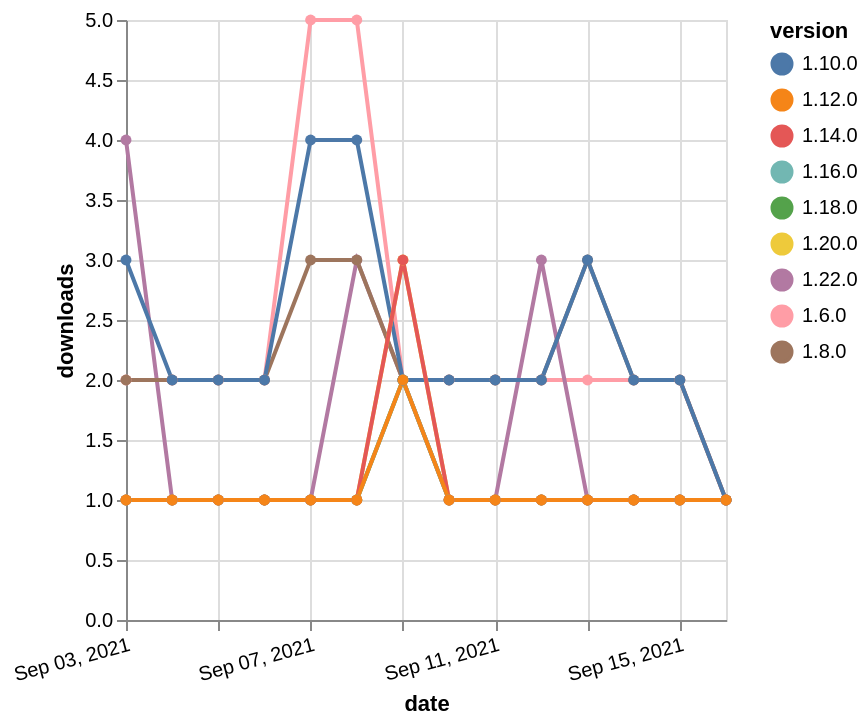

This figure's Vega-Lite source:
### Vega-Lite specification from a JSON file in a GitHub repository (floating-point values rounded to 4 significant figures)
{"$schema": "https://vega.github.io/schema/vega-lite/v5.json", "description": "A simple bar chart with embedded data.", "data": {"values": [{"date": "2021-09-03", "total": 3961, "delta": 2, "version": "1.6.0"}, {"date": "2021-09-04", "total": 3963, "delta": 2, "version": "1.6.0"}, {"date": "2021-09-05", "total": 3965, "delta": 2, "version": "1.6.0"}, {"date": "2021-09-06", "total": 3967, "delta": 2, "version": "1.6.0"}, {"date": "2021-09-07", "total": 3972, "delta": 5, "version": "1.6.0"}, {"date": "2021-09-08", "total": 3977, "delta": 5, "version": "1.6.0"}, {"date": "2021-09-09", "total": 3979, "delta": 2, "version": "1.6.0"}, {"date": "2021-09-10", "total": 3981, "delta": 2, "version": "1.6.0"}, {"date": "2021-09-11", "total": 3983, "delta": 2, "version": "1.6.0"}, {"date": "2021-09-12", "total": 3985, "delta": 2, "version": "1.6.0"}, {"date": "2021-09-13", "total": 3987, "delta": 2, "version": "1.6.0"}, {"date": "2021-09-14", "total": 3989, "delta": 2, "version": "1.6.0"}, {"date": "2021-09-15", "total": 3991, "delta": 2, "version": "1.6.0"}, {"date": "2021-09-16", "total": 3992, "delta": 1, "version": "1.6.0"}, {"date": "2021-09-03", "total": 182, "delta": 1, "version": "1.18.0"}, {"date": "2021-09-04", "total": 183, "delta": 1, "version": "1.18.0"}, {"date": "2021-09-05", "total": 184, "delta": 1, "version": "1.18.0"}, {"date": "2021-09-06", "total": 185, "delta": 1, "version": "1.18.0"}, {"date": "2021-09-07", "total": 186, "delta": 1, "version": "1.18.0"}, {"date": "2021-09-08", "total": 187, "delta": 1, "version": "1.18.0"}, {"date": "2021-09-09", "total": 189, "delta": 2, "version": "1.18.0"}, {"date": "2021-09-10", "total": 190, "delta": 1, "version": "1.18.0"}, {"date": "2021-09-11", "total": 191, "delta": 1, "version": "1.18.0"}, {"date": "2021-09-12", "total": 192, "delta": 1, "version": "1.18.0"}, {"date": "2021-09-13", "total": 193, "delta": 1, "version": "1.18.0"}, {"date": "2021-09-14", "total": 194, "delta": 1, "version": "1.18.0"}, {"date": "2021-09-15", "total": 195, "delta": 1, "version": "1.18.0"}, {"date": "2021-09-16", "total": 196, "delta": 1, "version": "1.18.0"}, {"date": "2021-09-03", "total": 142, "delta": 4, "version": "1.22.0"}, {"date": "2021-09-04", "total": 143, "delta": 1, "version": "1.22.0"}, {"date": "2021-09-05", "total": 144, "delta": 1, "version": "1.22.0"}, {"date": "2021-09-06", "total": 145, "delta": 1, "version": "1.22.0"}, {"date": "2021-09-07", "total": 146, "delta": 1, "version": "1.22.0"}, {"date": "2021-09-08", "total": 149, "delta": 3, "version": "1.22.0"}, {"date": "2021-09-09", "total": 151, "delta": 2, "version": "1.22.0"}, {"date": "2021-09-10", "total": 152, "delta": 1, "version": "1.22.0"}, {"date": "2021-09-11", "total": 153, "delta": 1, "version": "1.22.0"}, {"date": "2021-09-12", "total": 156, "delta": 3, "version": "1.22.0"}, {"date": "2021-09-13", "total": 157, "delta": 1, "version": "1.22.0"}, {"date": "2021-09-14", "total": 158, "delta": 1, "version": "1.22.0"}, {"date": "2021-09-15", "total": 159, "delta": 1, "version": "1.22.0"}, {"date": "2021-09-16", "total": 160, "delta": 1, "version": "1.22.0"}, {"date": "2021-09-03", "total": 2756, "delta": 2, "version": "1.8.0"}, {"date": "2021-09-04", "total": 2758, "delta": 2, "version": "1.8.0"}, {"date": "2021-09-05", "total": 2760, "delta": 2, "version": "1.8.0"}, {"date": "2021-09-06", "total": 2762, "delta": 2, "version": "1.8.0"}, {"date": "2021-09-07", "total": 2765, "delta": 3, "version": "1.8.0"}, {"date": "2021-09-08", "total": 2768, "delta": 3, "version": "1.8.0"}, {"date": "2021-09-09", "total": 2770, "delta": 2, "version": "1.8.0"}, {"date": "2021-09-10", "total": 2772, "delta": 2, "version": "1.8.0"}, {"date": "2021-09-11", "total": 2774, "delta": 2, "version": "1.8.0"}, {"date": "2021-09-12", "total": 2776, "delta": 2, "version": "1.8.0"}, {"date": "2021-09-13", "total": 2779, "delta": 3, "version": "1.8.0"}, {"date": "2021-09-14", "total": 2781, "delta": 2, "version": "1.8.0"}, {"date": "2021-09-15", "total": 2783, "delta": 2, "version": "1.8.0"}, {"date": "2021-09-16", "total": 2784, "delta": 1, "version": "1.8.0"}, {"date": "2021-09-03", "total": 2648, "delta": 3, "version": "1.10.0"}, {"date": "2021-09-04", "total": 2650, "delta": 2, "version": "1.10.0"}, {"date": "2021-09-05", "total": 2652, "delta": 2, "version": "1.10.0"}, {"date": "2021-09-06", "total": 2654, "delta": 2, "version": "1.10.0"}, {"date": "2021-09-07", "total": 2658, "delta": 4, "version": "1.10.0"}, {"date": "2021-09-08", "total": 2662, "delta": 4, "version": "1.10.0"}, {"date": "2021-09-09", "total": 2664, "delta": 2, "version": "1.10.0"}, {"date": "2021-09-10", "total": 2666, "delta": 2, "version": "1.10.0"}, {"date": "2021-09-11", "total": 2668, "delta": 2, "version": "1.10.0"}, {"date": "2021-09-12", "total": 2670, "delta": 2, "version": "1.10.0"}, {"date": "2021-09-13", "total": 2673, "delta": 3, "version": "1.10.0"}, {"date": "2021-09-14", "total": 2675, "delta": 2, "version": "1.10.0"}, {"date": "2021-09-15", "total": 2677, "delta": 2, "version": "1.10.0"}, {"date": "2021-09-16", "total": 2678, "delta": 1, "version": "1.10.0"}, {"date": "2021-09-03", "total": 215, "delta": 1, "version": "1.20.0"}, {"date": "2021-09-04", "total": 216, "delta": 1, "version": "1.20.0"}, {"date": "2021-09-05", "total": 217, "delta": 1, "version": "1.20.0"}, {"date": "2021-09-06", "total": 218, "delta": 1, "version": "1.20.0"}, {"date": "2021-09-07", "total": 219, "delta": 1, "version": "1.20.0"}, {"date": "2021-09-08", "total": 220, "delta": 1, "version": "1.20.0"}, {"date": "2021-09-09", "total": 223, "delta": 3, "version": "1.20.0"}, {"date": "2021-09-10", "total": 224, "delta": 1, "version": "1.20.0"}, {"date": "2021-09-11", "total": 225, "delta": 1, "version": "1.20.0"}, {"date": "2021-09-12", "total": 226, "delta": 1, "version": "1.20.0"}, {"date": "2021-09-13", "total": 227, "delta": 1, "version": "1.20.0"}, {"date": "2021-09-14", "total": 228, "delta": 1, "version": "1.20.0"}, {"date": "2021-09-15", "total": 229, "delta": 1, "version": "1.20.0"}, {"date": "2021-09-16", "total": 230, "delta": 1, "version": "1.20.0"}, {"date": "2021-09-03", "total": 206, "delta": 1, "version": "1.16.0"}, {"date": "2021-09-04", "total": 207, "delta": 1, "version": "1.16.0"}, {"date": "2021-09-05", "total": 208, "delta": 1, "version": "1.16.0"}, {"date": "2021-09-06", "total": 209, "delta": 1, "version": "1.16.0"}, {"date": "2021-09-07", "total": 210, "delta": 1, "version": "1.16.0"}, {"date": "2021-09-08", "total": 211, "delta": 1, "version": "1.16.0"}, {"date": "2021-09-09", "total": 213, "delta": 2, "version": "1.16.0"}, {"date": "2021-09-10", "total": 214, "delta": 1, "version": "1.16.0"}, {"date": "2021-09-11", "total": 215, "delta": 1, "version": "1.16.0"}, {"date": "2021-09-12", "total": 216, "delta": 1, "version": "1.16.0"}, {"date": "2021-09-13", "total": 217, "delta": 1, "version": "1.16.0"}, {"date": "2021-09-14", "total": 218, "delta": 1, "version": "1.16.0"}, {"date": "2021-09-15", "total": 219, "delta": 1, "version": "1.16.0"}, {"date": "2021-09-16", "total": 220, "delta": 1, "version": "1.16.0"}, {"date": "2021-09-03", "total": 371, "delta": 1, "version": "1.14.0"}, {"date": "2021-09-04", "total": 372, "delta": 1, "version": "1.14.0"}, {"date": "2021-09-05", "total": 373, "delta": 1, "version": "1.14.0"}, {"date": "2021-09-06", "total": 374, "delta": 1, "version": "1.14.0"}, {"date": "2021-09-07", "total": 375, "delta": 1, "version": "1.14.0"}, {"date": "2021-09-08", "total": 376, "delta": 1, "version": "1.14.0"}, {"date": "2021-09-09", "total": 379, "delta": 3, "version": "1.14.0"}, {"date": "2021-09-10", "total": 380, "delta": 1, "version": "1.14.0"}, {"date": "2021-09-11", "total": 381, "delta": 1, "version": "1.14.0"}, {"date": "2021-09-12", "total": 382, "delta": 1, "version": "1.14.0"}, {"date": "2021-09-13", "total": 383, "delta": 1, "version": "1.14.0"}, {"date": "2021-09-14", "total": 384, "delta": 1, "version": "1.14.0"}, {"date": "2021-09-15", "total": 385, "delta": 1, "version": "1.14.0"}, {"date": "2021-09-16", "total": 386, "delta": 1, "version": "1.14.0"}, {"date": "2021-09-03", "total": 271, "delta": 1, "version": "1.12.0"}, {"date": "2021-09-04", "total": 272, "delta": 1, "version": "1.12.0"}, {"date": "2021-09-05", "total": 273, "delta": 1, "version": "1.12.0"}, {"date": "2021-09-06", "total": 274, "delta": 1, "version": "1.12.0"}, {"date": "2021-09-07", "total": 275, "delta": 1, "version": "1.12.0"}, {"date": "2021-09-08", "total": 276, "delta": 1, "version": "1.12.0"}, {"date": "2021-09-09", "total": 278, "delta": 2, "version": "1.12.0"}, {"date": "2021-09-10", "total": 279, "delta": 1, "version": "1.12.0"}, {"date": "2021-09-11", "total": 280, "delta": 1, "version": "1.12.0"}, {"date": "2021-09-12", "total": 281, "delta": 1, "version": "1.12.0"}, {"date": "2021-09-13", "total": 282, "delta": 1, "version": "1.12.0"}, {"date": "2021-09-14", "total": 283, "delta": 1, "version": "1.12.0"}, {"date": "2021-09-15", "total": 284, "delta": 1, "version": "1.12.0"}, {"date": "2021-09-16", "total": 285, "delta": 1, "version": "1.12.0"}]}, "width": "container", "mark": {"type": "line", "point": {"filled": true}}, "encoding": {"x": {"field": "date", "type": "temporal", "timeUnit": "yearmonthdate", "title": "date", "axis": {"labelAngle": -15}}, "y": {"field": "delta", "type": "quantitative", "title": "downloads"}, "color": {"field": "version", "type": "nominal"}, "tooltip": {"field": "delta"}}}
